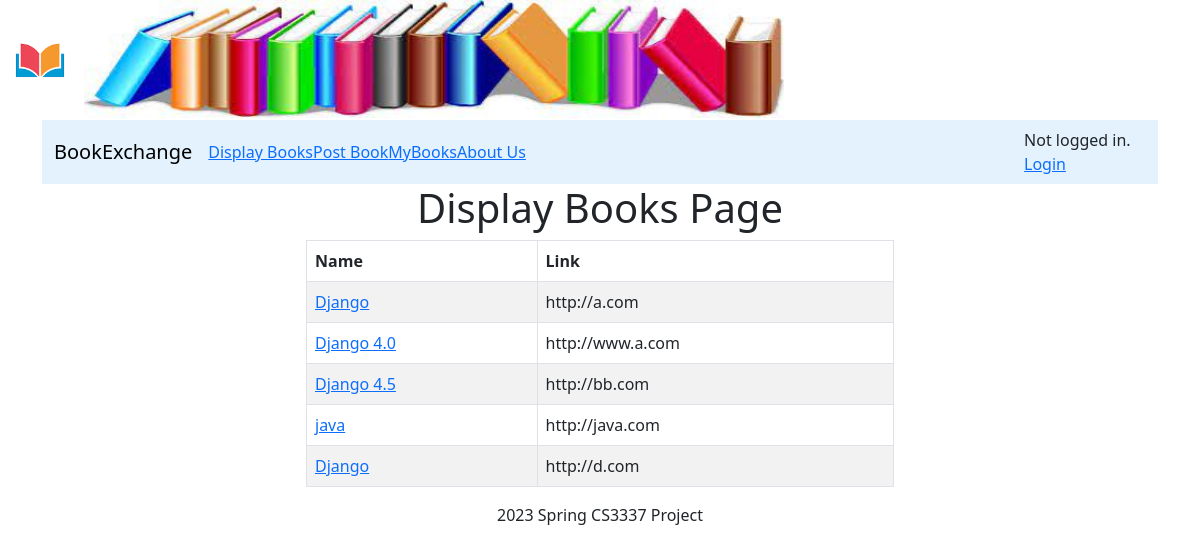
The page /displaybooks on the database as committed earlier.
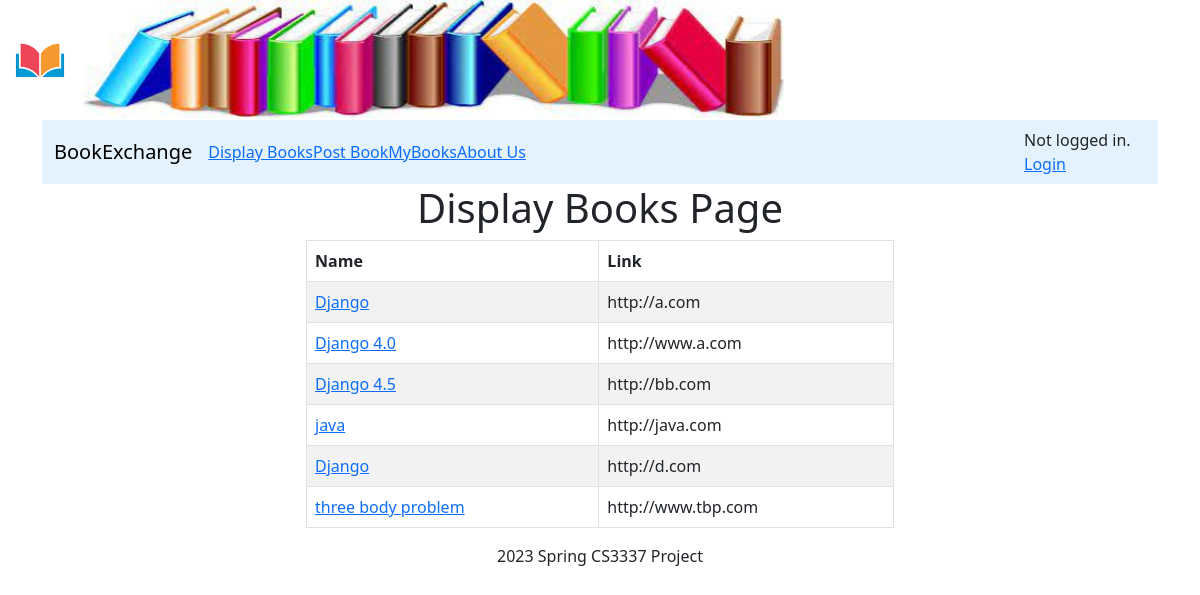
The same page on the database as committed later.
### bookMng/models.py (models this page shows, shortened)
class MainMenu(models.Model):
    item = models.CharField(max_length=200, unique=True)
    link = models.CharField(max_length=500, unique=True)

class Book(models.Model):
    name = models.CharField(max_length=200)
    web = models.URLField(max_length=200)
    price = models.DecimalField(decimal_places=2, max_digits=8)
    publishdate = models.DateField(auto_now=True)
    picture = models.FileField(upload_to='bookEx/static/uploads')
    pic_path = models.CharField(max_length=300, editable=False, blank=True)
    username = models.ForeignKey(User, blank=True, null=True, on_delete=models.CASCADE)

### bookMng/views.py (the view)
# urls.py: path('displaybooks', views.displaybooks, name='displaybooks'),
def displaybooks(request):
    books = Book.objects.all()
    return render(request,
                  'bookMng/displaybooks.html',
                  {
                      'item_list': MainMenu.objects.all(),
                      'books': books
                  }
                  )

### bookEx/templates/bookMng/displaybooks.html (shortened to what this page needs)
{% extends "base.html" %}
{% block sidenav %}
    {% for item in item_list %}
      <li>
          <a href="{{ item.link }}"> {{ item.item }} </a>
      </li>
    {% endfor %}
{% endblock sidenav %}
{% block content %}
    <h1 align="center"> Display Books Page </h1>
    <div class = "container col-lg-6">
        <div class = "row align-items-center">
            <table class = "table table-bordered table-striped">
                <thead class="thead thead-dark">
                    <tr>
                      <th scope="col">Name</th>
                      <th scope="col">Link</th>
                    </tr>
                </thead>
                {% for book in books %}
                    <tr>
                      <td>
                         <a href="book_detail/{{ book.id }}"> {{ book.name }} </a>
                      </td>
                      <td>
                         {{ book.web }}
                      </td>
                    </tr>
                {% endfor %}
            </table>
        </div>
    </div>
{% endblock content %}

### bookEx/templates/base.html (shortened to what this page needs)
{% load static %}
<!DOCTYPE html>
<html lang="en">
<head>
    {% load static %}
    <link href="{% static 'main.css' %}" rel="stylesheet" type="text/css">
    <link rel="stylesheet" type="text/css" href="{% static 'css/bootstrap.min.css' %}" >
</head>
<body>
     <header id="header">
         <div>
             <img src="{% static 'logo.jpg' %}" width="80">
             <img src="{% static 'banner.jpg' %}" width="700" height="120">
         </div>
     </header>
     <div class="container">
         <nav class=" col navbar navbar-expand-lg navbar-light" style="background-color: #e3f2fd;">
            <div class="container-fluid">
                <a class="navbar-brand" href="/">BookExchange</a>
                <div class="collapse navbar-collapse" id="navbarSupportedContent">
                <ul class="navbar-nav">
                    {% block sidenav %}{% endblock sidenav %}
                </ul>
                </div>
             </div>
             <span style="float: right;">
             <div class="text-right">
             {% if user.is_authenticated %}
                  {{ user.username }} <a class="button" href="{% url 'logout' %}?next=/">Logout</a>
             {% else %}
                  Not logged in. <a class="button" href="{% url 'login' %}?next=/">Login</a>
             {% endif %}
             </div>
         </span>
        </nav>
     </div>
      <div class="container-fluid">
          {% block content %}{% endblock content %}
      </div>
      <div class="row align-items-end">
          <footer class="mt-auto container-fluid text-center">
              2023 Spring CS3337 Project
          </footer>
      </div>
</body>
</html>

### bookEx/static/main.css (style rules this page uses)
#header { border-style: none; width: 800px; height: auto; }

Rows that differ between the two databases and show on the page:
added Book: name "three body problem", web "http://www.tbp.com"
